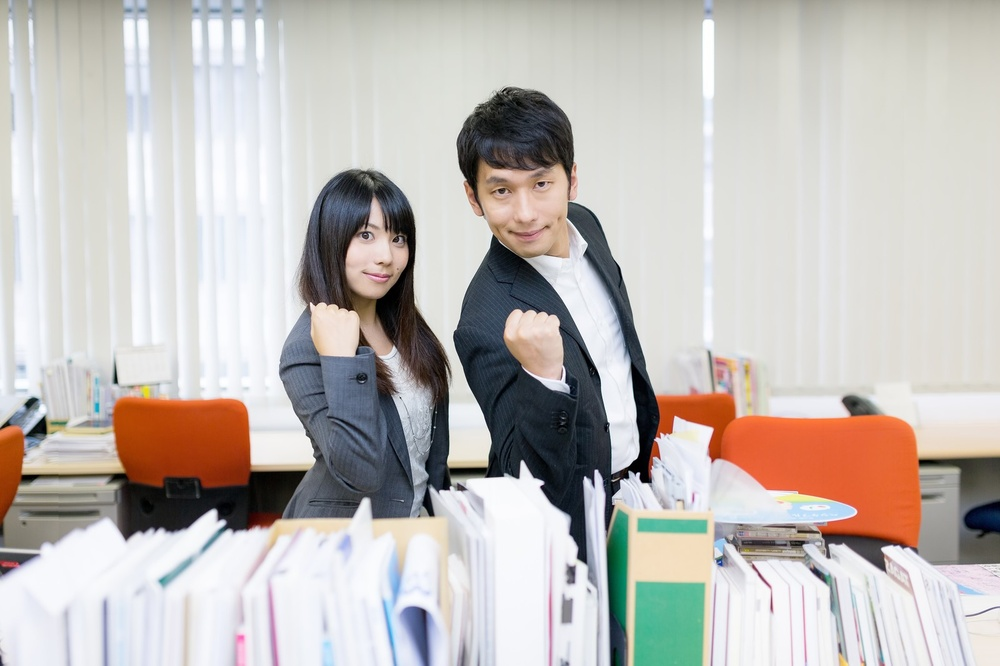
#> input picture person-trimmer/sample_img.jpg, 1000 x 666 px, shrunk from 1600 x 1066 before the run, found by its file name
$ python app.py ../person-trimmer/sample_img.jpg
#> lines starting #> are read from the running program, lines starting #| are printed output that depends on the picture; after the words box and inside, x2 and y2 are one past the last pixel; in counts of white or black regions, pixels touching at a corner belong together
# Library by default
import sys
# Library by third party
import cv2
# Library in the local

args = sys.argv


image = cv2.imread('sample_img.jpg')
#> image is the input picture: shape (666, 1000, 3); mean B, G, R 185, 188.6, 193.5

cascade_file = 'haarcascade_frontalface_alt2.xml'
cascade_face = cv2.CascadeClassifier(cascade_file)

# 顔を探して配列で返す
face_list = cascade_face.detectMultiScale(image, minSize=(20, 20))
#> face_list = [[337, 208, 86, 86], [469, 152, 104, 104]]

for (x, y, w, h) in face_list:
    border_color = (0, 0, 255)

    border_size = 2
    cv2.rectangle(image, (x, y), (x+w, y+h), border_color, thickness=border_size)
#> this loop made 2 passes
#> (x, y, w, h, border_color, border_size) on passes 1 to 2: (337, 208, 86, 86, (0, 0, 255), 2), (469, 152, 104, 104, (0, 0, 255), 2)
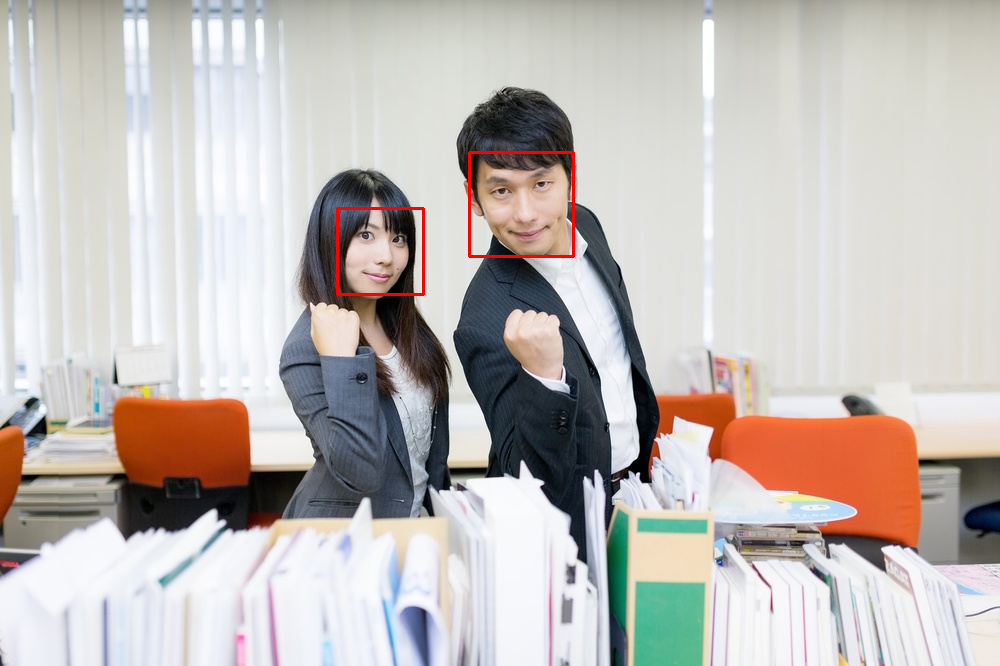
#> image: shape (666, 1000, 3); 0.34% of pixels changed, all inside (x1, y1, x2, y2) = (336, 151, 575, 296)

cv2.imwrite('out.jpg', image)
